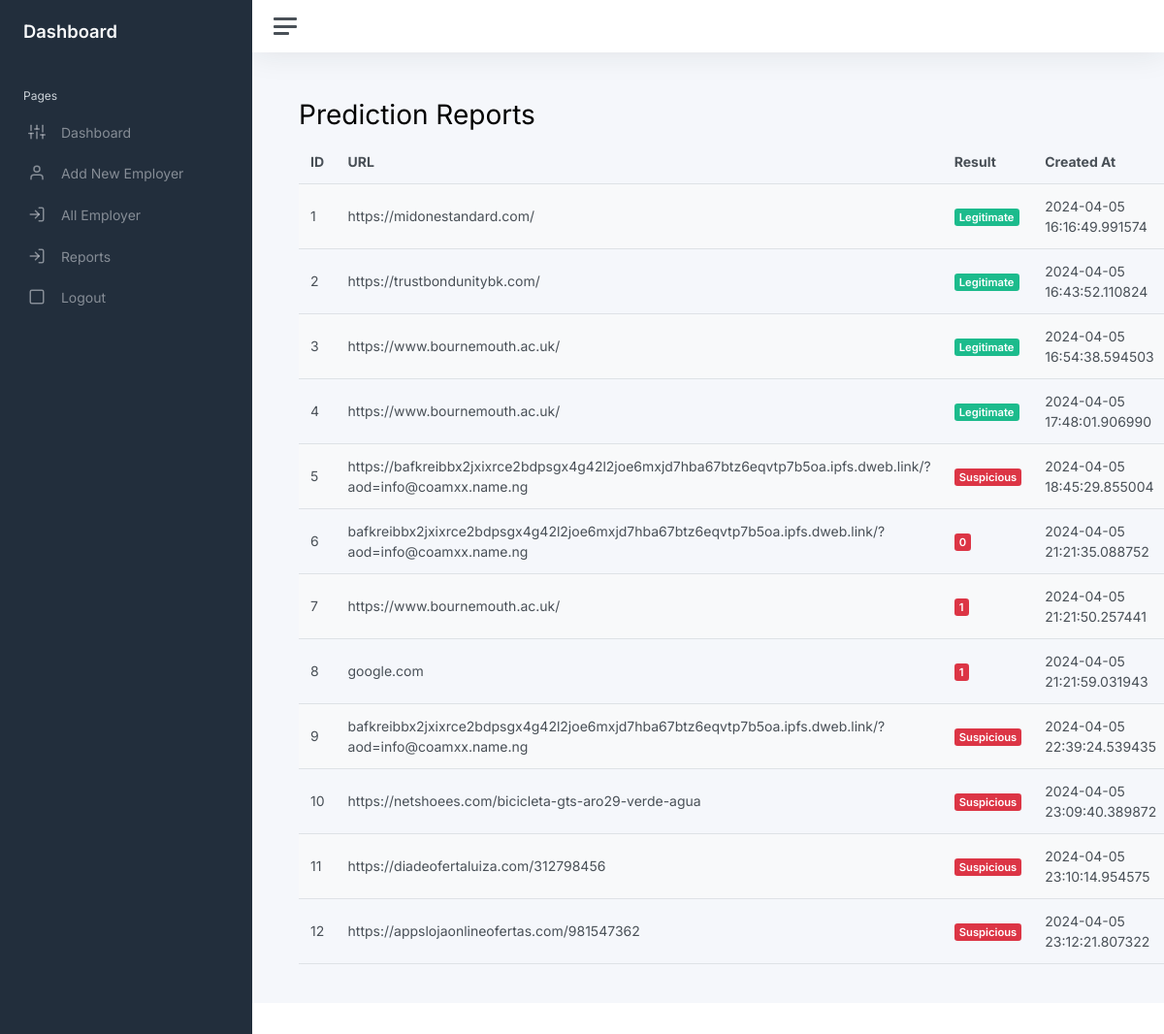
Screenshot of /reports (signed in) with the database file from the repository.
### app.py (models this page shows)
class PredictionReport(db.Model):
    id = db.Column(db.Integer, primary_key=True)
    secure_http = db.Column(db.String(10))
    have_ip = db.Column(db.String(10))
    abnormal = db.Column(db.String(10))
    shortened = db.Column(db.String(10))
    url_len = db.Column(db.Integer)
    special_chars_count = db.Column(db.Integer)
    letters_count = db.Column(db.Integer)
    digits_count = db.Column(db.Integer)
    domain_age = db.Column(db.String(100))
    google_index = db.Column(db.String(10))
    email = db.Column(db.String(100))
    parent_id = db.Column(db.Integer)
    url = db.Column(db.String(255))  # URL field
    result = db.Column(db.String(50))  # Result field
    created_at = db.Column(db.DateTime, default=datetime.utcnow)

### app.py (the view)
@app.route('/reports')
@login_required
def report():
    if current_user.role == 'admin':
        predictions = PredictionReport.query.filter_by(parent_id=current_user.id).all()
        return render_template('reports.html', predictions=predictions)
    else:
        flash('Unauthorized access.', 'error')
        return redirect(url_for('index'))

### app.py (called while the page is built)
@login_manager.user_loader
def load_user(user_id):
    return User.query.get(int(user_id))

### templates/reports.html
{% extends "base.html" %}
{% block content %}
    <h1>Prediction Reports</h1>
    {% if predictions %}
        <table class="table table-striped">
            <thead>
                <tr>
                    <th>ID</th>
                    <th>URL</th>
                    <th>Result</th>
                    <th>Created At</th>
                </tr>
            </thead>
            <tbody>
                {% for prediction in predictions %}
                    <tr>
                        <td>{{ prediction.id }}</td>
                        <td>{{ prediction.url }}</td>
                        <td>
                            {% if prediction.result == " Legitimate" %}
                            <span class="badge bg-success">Legitimate</span>
                        {% else %}
                            <span class="badge bg-danger">{{ prediction.result }}</span>
                        {% endif %}
                        </td>
                        <td>{{ prediction.created_at }}</td>
                    </tr>
                {% endfor %}
            </tbody>
        </table>
    {% else %}
        <p>No prediction reports available.</p>
    {% endif %}
{% endblock %}

### templates/base.html (shortened to what this page needs)
<!DOCTYPE html>
<html lang="en">
<head>
	<link href="https://cdn.jsdelivr.net/npm/bootstrap@5.3.3/dist/css/bootstrap.min.css" rel="stylesheet">
	<link href="{{ url_for('static', filename='css/app.css') }}" rel="stylesheet">
</head>
<body>
	<div class="wrapper">
		<nav id="sidebar" class="sidebar js-sidebar">
			<div class="sidebar-content js-simplebar">
				<a class="sidebar-brand" href="/admin">
          <span class="align-middle">Dashboard</span>
        </a>
				<ul class="sidebar-nav">
					<li class="sidebar-header">
						Pages
					</li>
					{% if current_user.role == 'admin' %}
					<li class="sidebar-item">
						<a class="sidebar-link" href="/admin">
							<i class="align-middle" data-feather="sliders"></i> <span class="align-middle">Dashboard</span>
						</a>
					</li>
					<li class="sidebar-item">
						<a class="sidebar-link" href="/sub_user_dashboard">
							<i class="align-middle" data-feather="user"></i> <span class="align-middle">Add New Employer</span>
						</a>
					</li>
					<li class="sidebar-item">
						<a class="sidebar-link" href="/sub_users">
							<i class="align-middle" data-feather="log-in"></i> <span class="align-middle">All Employer</span>
						</a>
					</li>
					<li class="sidebar-item">
						<a class="sidebar-link" href="/reports">
							<i class="align-middle" data-feather="log-in"></i> <span class="align-middle">Reports</span>
						</a>
					</li>
				{% endif %}
					<li class="sidebar-item">
						<a class="sidebar-link" href="/logout">
              <i class="align-middle" data-feather="square"></i> <span class="align-middle">Logout</span>
            </a>
					</li>
				</ul>
			</div>
		</nav>
		<div class="main">
			<nav class="navbar navbar-expand navbar-light navbar-bg">
				<a class="sidebar-toggle js-sidebar-toggle">
          <i class="hamburger align-self-center"></i>
        </a>
			</nav>
			<main class="content">
				<div class="container-fluid p-0">
{% block content %}
{% endblock %}
</div>
</main>
<footer class="footer">
</footer>
</div>
</div>
</body>
</html>

### rows the page displays
PredictionReport: id "1", url "https://midonestandard.com/", result "Legitimate", created_at "2024-04-05 16:16:49.991574"
PredictionReport: id "2", url "https://trustbondunitybk.com/", result "Legitimate", created_at "2024-04-05 16:43:52.110824"
PredictionReport: id "3", url "https://www.bournemouth.ac.uk/", result "Legitimate", created_at "2024-04-05 16:54:38.594503"
PredictionReport: id "4", url "https://www.bournemouth.ac.uk/", result "Legitimate", created_at "2024-04-05 17:48:01.906990"
PredictionReport: id "5", url "https://bafkreibbx2jxixrce2bdpsgx4g42l2joe6mxjd7hba67btz6eqvtp7b5oa.ipfs.dweb.link/?aod=info@coamxx.name.ng", result "Suspicious", created_at "2024-04-05 18:45:29.855004"
PredictionReport: id "6", url "bafkreibbx2jxixrce2bdpsgx4g42l2joe6mxjd7hba67btz6eqvtp7b5oa.ipfs.dweb.link/?aod=info@coamxx.name.ng", result "0", created_at "2024-04-05 21:21:35.088752"
PredictionReport: id "7", url "https://www.bournemouth.ac.uk/", result "1", created_at "2024-04-05 21:21:50.257441"
PredictionReport: id "8", url "google.com", result "1", created_at "2024-04-05 21:21:59.031943"
PredictionReport: id "9", url "bafkreibbx2jxixrce2bdpsgx4g42l2joe6mxjd7hba67btz6eqvtp7b5oa.ipfs.dweb.link/?aod=info@coamxx.name.ng", result "Suspicious", created_at "2024-04-05 22:39:24.539435"
PredictionReport: id "10", url "https://netshoees.com/bicicleta-gts-aro29-verde-agua", result "Suspicious", created_at "2024-04-05 23:09:40.389872"
PredictionReport: id "11", url "https://diadeofertaluiza.com/312798456", result "Suspicious", created_at "2024-04-05 23:10:14.954575"
PredictionReport: id "12", url "https://appslojaonlineofertas.com/981547362", result "Suspicious", created_at "2024-04-05 23:12:21.807322"
